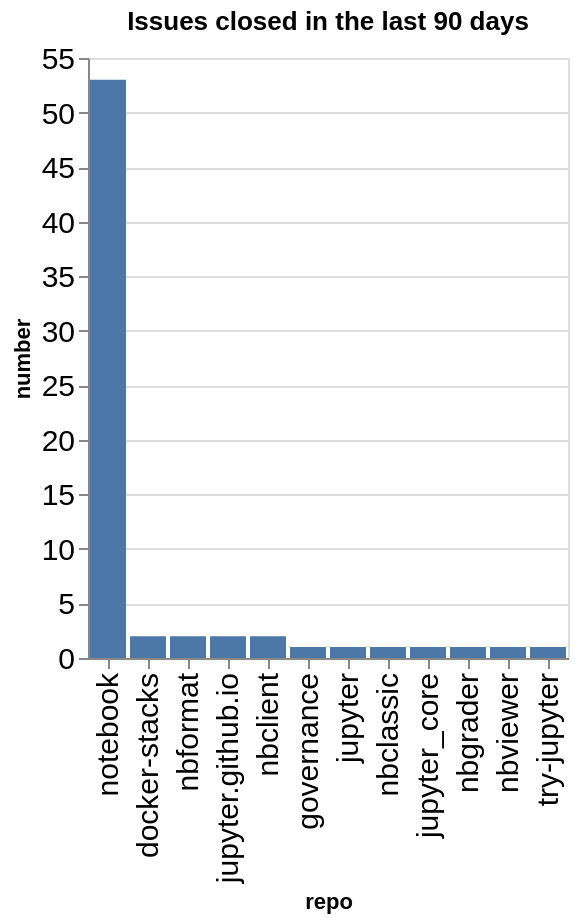

Here is the notebook cell this chart was saved with:
### Code cell
closed_counts = closed.groupby(['org', 'repo']).count()['number'].reset_index()
closed_counts['org/repo'] = closed_counts.apply(lambda a: a['org'] + '/' + a['repo'], axis=1)
sorted_vals = closed_counts.sort_values(['number'], ascending=False)['repo'].values
alt.Chart(data=closed_counts, title=f"Issues closed in the last {n_days} days").mark_bar().encode(
    x=alt.X('repo', sort=alt.Sort(sorted_vals.tolist())),
    y='number',
)

### Figure 1 — Vega-Lite specification as saved in the notebook (floating-point values rounded to 4 significant figures)
{"config": {"axisLeft": {"labelFontSize": 15}, "axisBottom": {"labelFontSize": 15}}, "data": {"name": "data-249e33514f8a274d938b25c478ccdafe"}, "mark": {"type": "bar"}, "encoding": {"x": {"field": "repo", "sort": ["notebook", "docker-stacks", "nbformat", "jupyter.github.io", "nbclient", "governance", "jupyter", "nbclassic", "jupyter_core", "nbgrader", "nbviewer", "try-jupyter"], "type": "nominal"}, "y": {"field": "number", "type": "quantitative"}}, "title": "Issues closed in the last 90 days", "$schema": "https://vega.github.io/schema/vega-lite/v5.20.1.json", "datasets": {"data-249e33514f8a274d938b25c478ccdafe": [{"org": "jupyter", "repo": "docker-stacks", "number": 2, "org/repo": "jupyter/docker-stacks"}, {"org": "jupyter", "repo": "governance", "number": 1, "org/repo": "jupyter/governance"}, {"org": "jupyter", "repo": "jupyter", "number": 1, "org/repo": "jupyter/jupyter"}, {"org": "jupyter", "repo": "jupyter.github.io", "number": 2, "org/repo": "jupyter/jupyter.github.io"}, {"org": "jupyter", "repo": "jupyter_core", "number": 1, "org/repo": "jupyter/jupyter_core"}, {"org": "jupyter", "repo": "nbclassic", "number": 1, "org/repo": "jupyter/nbclassic"}, {"org": "jupyter", "repo": "nbclient", "number": 2, "org/repo": "jupyter/nbclient"}, {"org": "jupyter", "repo": "nbformat", "number": 2, "org/repo": "jupyter/nbformat"}, {"org": "jupyter", "repo": "nbgrader", "number": 1, "org/repo": "jupyter/nbgrader"}, {"org": "jupyter", "repo": "nbviewer", "number": 1, "org/repo": "jupyter/nbviewer"}, {"org": "jupyter", "repo": "notebook", "number": 53, "org/repo": "jupyter/notebook"}, {"org": "jupyter", "repo": "try-jupyter", "number": 1, "org/repo": "jupyter/try-jupyter"}]}}
